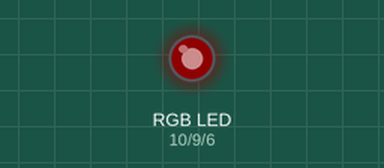
Simulated run of this sketch. Board: Arduino Uno, built with avr-gcc and run on an emulated ATmega328P. On the bench: an RGB LED mixed from three pins (HIGH = lit). Dim RGB values are drawn brighter than linear; random numbers use the default seed unless the sketch sets one.

Above: at 0.15 s.
At 9.7 s:
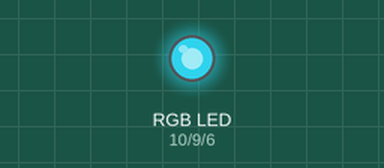
At 13.7 s:
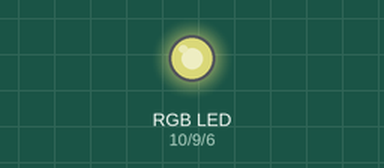
At 18.7 s:
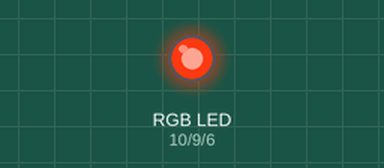
At 28.7 s:
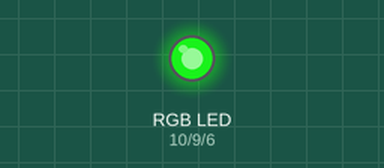
At 37.8 s:
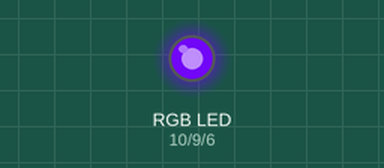
Timing chart, 0 to 40.0 s (numbered marks = the images above):
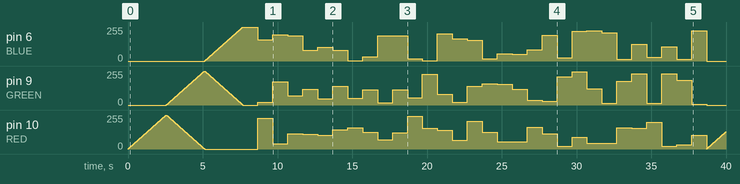

The sketch:

Experiment_11_RGB_LED.ino
```cpp
// (licence header left out)
// Define Pins
const int BLUE = 6;
const int GREEN = 9;
const int RED = 10;

// define variables
int redValue;
int greenValue;
int blueValue;

void setup()
{
  pinMode(RED, OUTPUT);
  pinMode(GREEN, OUTPUT);
  pinMode(BLUE, OUTPUT);

}

// main loop
void loop()
{
  // Turn off all LEDs at start
  digitalWrite (RED, LOW);
  digitalWrite (GREEN, LOW);
  digitalWrite (BLUE, LOW);
  for (int i = 0; i < 256; i++) // step up brightness of red color
  {
    analogWrite(RED, i);  // red LED control
    delay(10);
  }
  for (int i = 255; i >= 0; i--) // step down brightness of red color and step up green
  {
    analogWrite(RED, i);  // red LED control
    analogWrite(GREEN, (255 - i)); // green LED control
    delay(10);
  }
  for (int i = 255; i >= 0; i--) // step down brightness of green color and step up blue
  {
    analogWrite(GREEN, i);  // green LED control
    analogWrite(BLUE, (255 - i)); // blue LED control
    delay(10);
  }
  delay (1000);
  // Random colors
  for (int i = 0; i < 30; i++) // step through 30 times
  {
    //  Generate random numbers for each color
    int randRed = random(255);
    int randGreen = random(255);
    int randBlue = random(255);
    analogWrite(RED, randRed);  // red LED control
    analogWrite(GREEN, randGreen);  // green LED control
    analogWrite(BLUE, randBlue);  // blue LED control
    delay(1000);
  }
}
```
